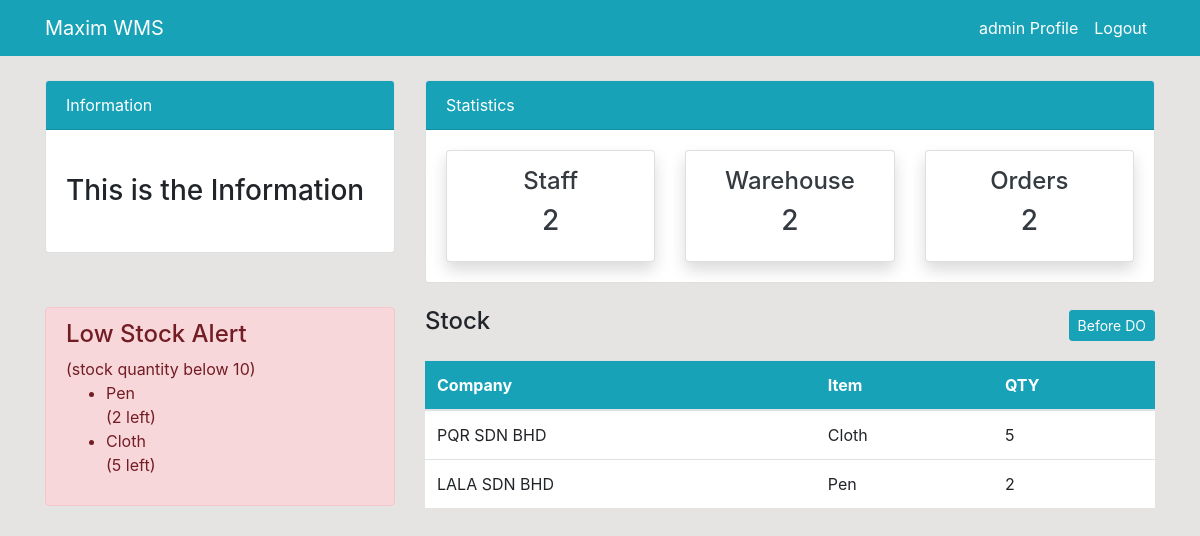
/product/ (signed in), run on the app's committed database.
### dashboard/models.py (models this page shows, shortened)
class Product(models.Model):
    po_number = models.PositiveIntegerField(null=True)
    date_of_receiving_po = models.DateField(null=True, blank=True)
    company = models.CharField(max_length=1000, null=True)
    estimated_date_arrival = models.DateField(null=True, blank=True)
    item = models.CharField(max_length=1000, null=True)
    qty = models.PositiveIntegerField(null=True)
    unit_price = models.DecimalField(max_digits=10, decimal_places=2, default=0.00)
    total = models.DecimalField(max_digits=10, decimal_places=2, default=0.00)
    do_number = models.PositiveIntegerField(null=True, blank=True) # when DO reached
    description = models.CharField(max_length=1000, null=True, blank=True) # record the condition when DO reached
    class Meta:
        verbose_name_plural = 'Product' # rename in localhost

### dashboard/views.py (the view)
# urls.py: path('product/', views.product, name='dashboard-product'),
@login_required
def product(request):
    products = Product.objects.exclude(do_number=None) # to filter those that are no DO_Number
    products_count = products.count()
    workers_count = User.objects.all().count()
    orders_count = Order.objects.all().count()
    context = {
        'products' : products,
        'workers_count' : workers_count,
        'products_count' : products_count,
        'orders_count' : orders_count,
    }
    return render(request, 'dashboard/product.html', context)

### templates/dashboard/product.html (shortened to what this page needs)
{% extends 'partials/base.html' %}
{% load crispy_forms_tags %}
{% block content %}
{% include 'partials/topnav.html' %}
<div class="container">
    <div class="row my-4">
        <div class="col-md-4">
            {% with low_stock_products=products|dictsort:"qty" %}
                {% with low_stock_products|slice:":5" as low_stock_products %}
                    {% if low_stock_products %}
                        <div class="alert alert-danger">
                            <h4>Low Stock Alert</h4>
                            <h8>(stock quantity below 10)</h8>
                            <ul>
                                {% for product in low_stock_products %}
                                    {% if product.qty < 10 %}
                                        <li>{{ product.item }}<br>
                                            ({{ product.qty }} left)</li>
                                    {% endif %}
                                {% endfor %}
                            </ul>
                        </div>
                    {% endif %}
                {% endwith %}
            {% endwith %}
        </div>
        <div class="col-md-8">
            <table class="table bg-white">
                <div class="d-flex justify-content-between align-items-center mb-3">
                    <h4>Stock</h4>
                <div class="d-grid gap-2 d-md-block">
                    <a class="btn btn-info btn-sm" href="{% url 'dashboard-product-status' %}">Before DO</a>
                </div>
                </div>
                <thead class="bg-info">
                    <tr class="text-white">
                        <th scope="col">Company</th>
                        <th scope="col">Item</th>
                        <th scope="col">QTY</th>
                    </tr>
                </thead>
                <tbody>
                    {% for product in products %}
                    <tr>
                        <td>{{ product.company }}</td>
                        <td>{{ product.item }}</td>
                        <td>{{ product.qty }}</td>
                    </tr>
                    {% endfor %}
                </tbody>
            </table>
        </div>
    </div>
</div>
{% endblock %}

### templates/partials/nav.html (shortened to what this page needs)
<nav class="navbar navbar-expand-lg navbar-info bg-info">
    {% if user.is_authenticated %}
    <div class="container">
        <a class="navbar-brand text-white" href="{% url 'dashboard-index' %}">Maxim WMS</a>
        <div class="collapse navbar-collapse" id="navbarSupportedContent">
            <ul class="navbar-nav ml-auto">
                <li class="nav-item active">
                    <a class="nav-link text-white" href="{% url 'user-profile' %}">{{ user.username }} Profile </a>
                </li>
                <li class="nav-item">
                    <a class="nav-link text-white" href="{% url 'user-login' %}">Logout</a>
                </li>
            </ul>
            {% endif %}
        </div>
    </div>
</nav>

### static/style.css (style rules this page uses)
body { background: rgb(230, 227, 227); }

### data on the page
Product: item "Pen", qty "2", company "LALA SDN BHD"
Product: item "Cloth", qty "5", company "PQR SDN BHD"

### other printed values
{{ user.username }} "admin"
{{ workers_count }} "2"
{{ products_count }} "2"
{{ orders_count }} "2"
